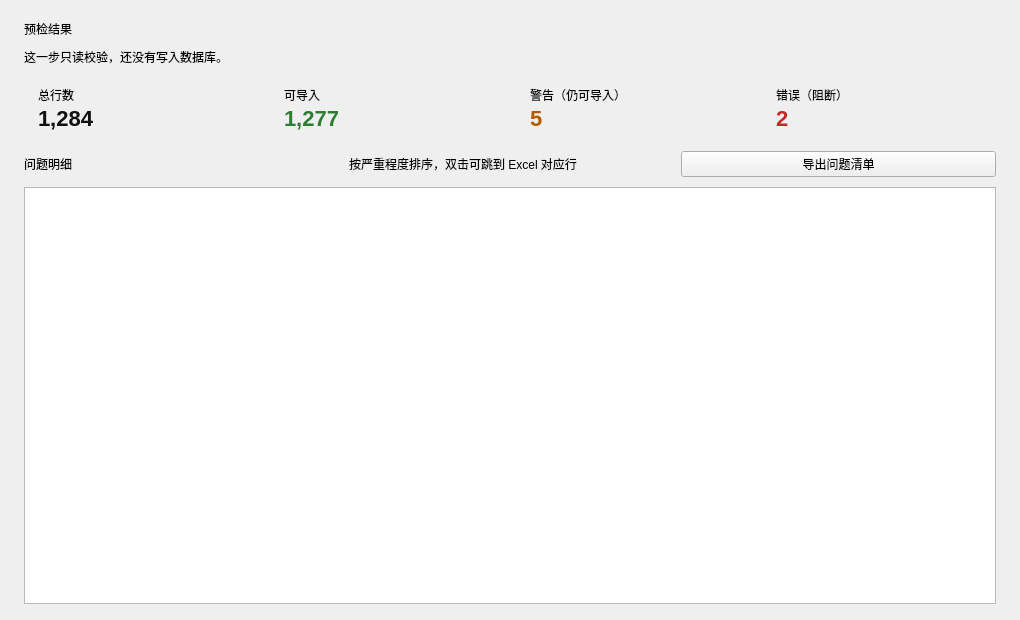
<?xml version="1.0" encoding="UTF-8"?>
<ui version="4.0">
 <class>WizardPreviewPage</class>
 <widget class="QWidget" name="WizardPreviewPage">
  <property name="geometry">
   <rect>
    <x>0</x>
    <y>0</y>
    <width>1020</width>
    <height>620</height>
   </rect>
  </property>
  <layout class="QVBoxLayout" name="rootLayout">
   <property name="spacing">
    <number>10</number>
   </property>
   <property name="leftMargin">
    <number>24</number>
   </property>
   <property name="topMargin">
    <number>20</number>
   </property>
   <property name="rightMargin">
    <number>24</number>
   </property>
   <property name="bottomMargin">
    <number>16</number>
   </property>
   <item>
    <widget class="QLabel" name="title">
     <property name="kind" stdset="0">
      <string>h1</string>
     </property>
     <property name="text">
      <string>预检结果</string>
     </property>
    </widget>
   </item>
   <item>
    <widget class="QLabel" name="subtitle">
     <property name="kind" stdset="0">
      <string>muted</string>
     </property>
     <property name="text">
      <string>这一步只读校验，还没有写入数据库。</string>
     </property>
    </widget>
   </item>
   <item>
    <layout class="QHBoxLayout" name="cardsRow">
     <property name="spacing">
      <number>12</number>
     </property>
     <item>
      <widget class="QFrame" name="cardTotal">
       <property name="kind" stdset="0">
        <string>card</string>
       </property>
       <layout class="QVBoxLayout" name="cardTotalLayout">
        <property name="spacing">
         <number>2</number>
        </property>
        <property name="leftMargin">
         <number>14</number>
        </property>
        <property name="topMargin">
         <number>10</number>
        </property>
        <property name="rightMargin">
         <number>14</number>
        </property>
        <property name="bottomMargin">
         <number>10</number>
        </property>
        <item>
         <widget class="QLabel" name="cardTotalCaption">
          <property name="kind" stdset="0">
           <string>muted</string>
          </property>
          <property name="text">
           <string>总行数</string>
          </property>
         </widget>
        </item>
        <item>
         <widget class="QLabel" name="cardTotalValue">
          <property name="styleSheet">
           <string notr="true">font-size:22px; font-weight:600; color:#111111;</string>
          </property>
          <property name="text">
           <string>1,284</string>
          </property>
         </widget>
        </item>
       </layout>
      </widget>
     </item>
     <item>
      <widget class="QFrame" name="cardOk">
       <property name="kind" stdset="0">
        <string>card</string>
       </property>
       <layout class="QVBoxLayout" name="cardOkLayout">
        <property name="spacing">
         <number>2</number>
        </property>
        <property name="leftMargin">
         <number>14</number>
        </property>
        <property name="topMargin">
         <number>10</number>
        </property>
        <property name="rightMargin">
         <number>14</number>
        </property>
        <property name="bottomMargin">
         <number>10</number>
        </property>
        <item>
         <widget class="QLabel" name="cardOkCaption">
          <property name="kind" stdset="0">
           <string>muted</string>
          </property>
          <property name="text">
           <string>可导入</string>
          </property>
         </widget>
        </item>
        <item>
         <widget class="QLabel" name="cardOkValue">
          <property name="styleSheet">
           <string notr="true">font-size:22px; font-weight:600; color:#2e7d32;</string>
          </property>
          <property name="text">
           <string>1,277</string>
          </property>
         </widget>
        </item>
       </layout>
      </widget>
     </item>
     <item>
      <widget class="QFrame" name="cardWarn">
       <property name="kind" stdset="0">
        <string>card</string>
       </property>
       <layout class="QVBoxLayout" name="cardWarnLayout">
        <property name="spacing">
         <number>2</number>
        </property>
        <property name="leftMargin">
         <number>14</number>
        </property>
        <property name="topMargin">
         <number>10</number>
        </property>
        <property name="rightMargin">
         <number>14</number>
        </property>
        <property name="bottomMargin">
         <number>10</number>
        </property>
        <item>
         <widget class="QLabel" name="cardWarnCaption">
          <property name="kind" stdset="0">
           <string>muted</string>
          </property>
          <property name="text">
           <string>警告（仍可导入）</string>
          </property>
         </widget>
        </item>
        <item>
         <widget class="QLabel" name="cardWarnValue">
          <property name="styleSheet">
           <string notr="true">font-size:22px; font-weight:600; color:#b25d00;</string>
          </property>
          <property name="text">
           <string>5</string>
          </property>
         </widget>
        </item>
       </layout>
      </widget>
     </item>
     <item>
      <widget class="QFrame" name="cardError">
       <property name="kind" stdset="0">
        <string>card</string>
       </property>
       <layout class="QVBoxLayout" name="cardErrorLayout">
        <property name="spacing">
         <number>2</number>
        </property>
        <property name="leftMargin">
         <number>14</number>
        </property>
        <property name="topMargin">
         <number>10</number>
        </property>
        <property name="rightMargin">
         <number>14</number>
        </property>
        <property name="bottomMargin">
         <number>10</number>
        </property>
        <item>
         <widget class="QLabel" name="cardErrorCaption">
          <property name="kind" stdset="0">
           <string>muted</string>
          </property>
          <property name="text">
           <string>错误（阻断）</string>
          </property>
         </widget>
        </item>
        <item>
         <widget class="QLabel" name="cardErrorValue">
          <property name="styleSheet">
           <string notr="true">font-size:22px; font-weight:600; color:#c62828;</string>
          </property>
          <property name="text">
           <string>2</string>
          </property>
         </widget>
        </item>
       </layout>
      </widget>
     </item>
    </layout>
   </item>
   <item>
    <layout class="QHBoxLayout" name="issuesHead">
     <item>
      <widget class="QLabel" name="issuesTitle">
       <property name="kind" stdset="0">
        <string>h2</string>
       </property>
       <property name="text">
        <string>问题明细</string>
       </property>
      </widget>
     </item>
     <item>
      <widget class="QLabel" name="issuesSubtitle">
       <property name="kind" stdset="0">
        <string>muted</string>
       </property>
       <property name="text">
        <string>按严重程度排序，双击可跳到 Excel 对应行</string>
       </property>
      </widget>
     </item>
     <item>
      <spacer name="issuesSpacer">
       <property name="orientation">
        <enum>Qt::Horizontal</enum>
       </property>
      </spacer>
     </item>
     <item>
      <widget class="QPushButton" name="btnExportIssues">
       <property name="text">
        <string>导出问题清单</string>
       </property>
      </widget>
     </item>
    </layout>
   </item>
   <item>
    <widget class="QTableWidget" name="issueTable"/>
   </item>
  </layout>
 </widget>
 <resources/>
 <connections/>
</ui>
